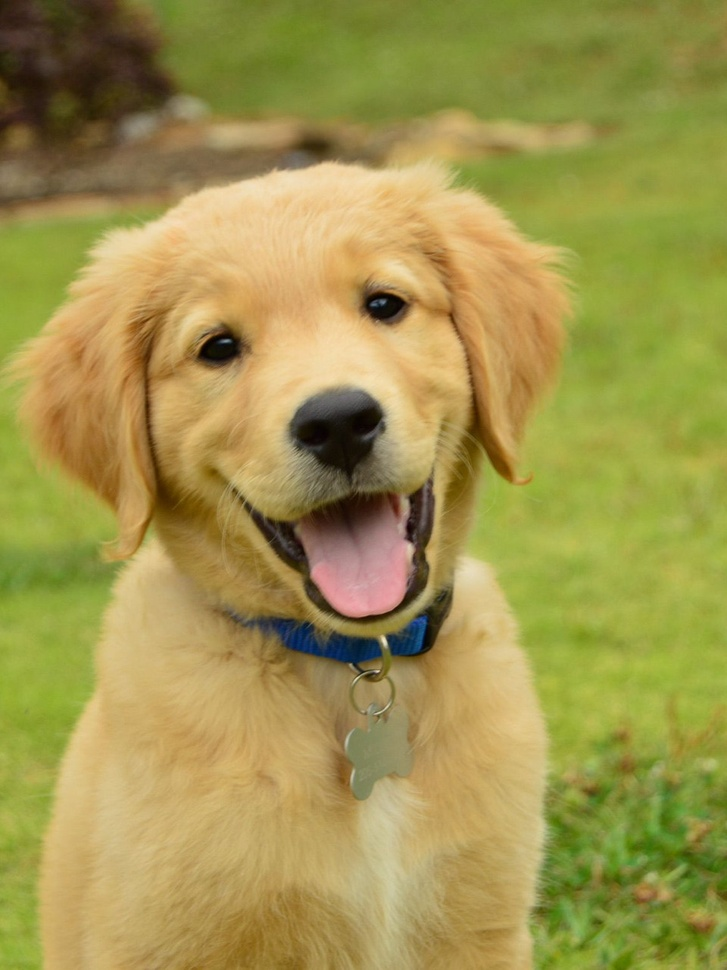
#> input picture lab9/dog.jpeg, 727 x 970 px, shrunk from 960 x 1281 before the run
$ jupyter execute lab9.ipynb
#> lines starting #> are read from the running program, lines starting #| are printed output that depends on the picture; after the words box and inside, x2 and y2 are one past the last pixel; in counts of white or black regions, pixels touching at a corner belong together
[cell 1]
from PIL import Image

[cell 2]
def power_law_transformation(image, gamma):
    # Apply power law transformation
    gamma_corrected = image.point(lambda x: x ** gamma)
    return gamma_corrected

def intensity_level_slicing(image, lower_threshold, upper_threshold):
    # Apply intensity level slicing
    thresholded = image.point(lambda x: x if lower_threshold <= x <= upper_threshold else 0)
    return thresholded

def bit_level_slicing(image, bit_plane):
    # Apply bit level slicing
    bit_sliced = image.point(lambda x: x & (1 << bit_plane))
    return bit_sliced

# Load the input image
image = Image.open('dog.jpeg').convert('L')
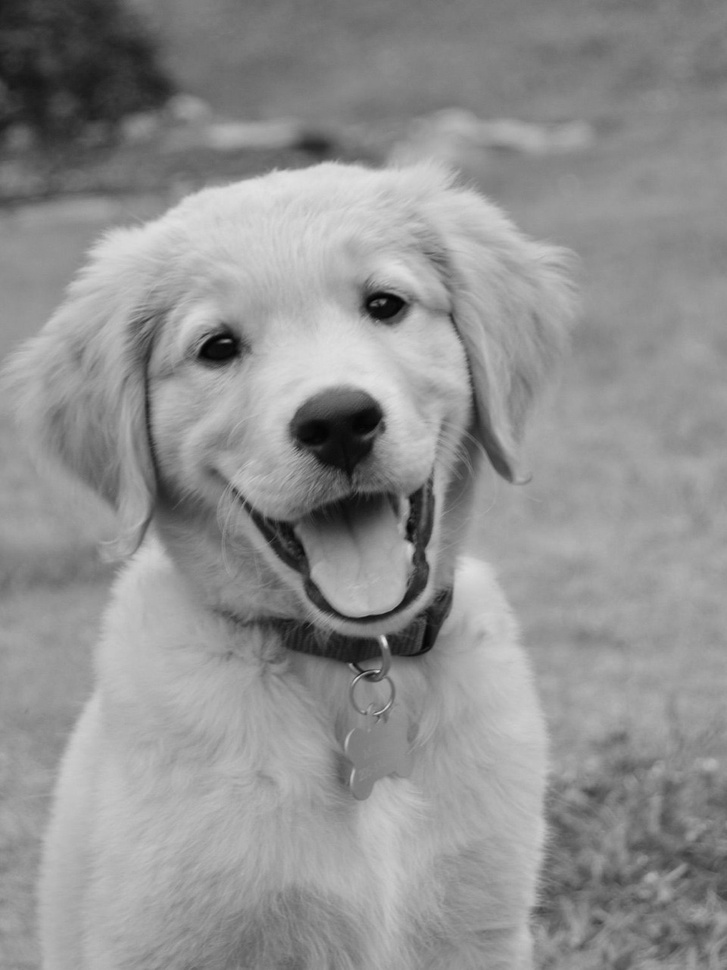
#> image: PIL image 727x970 L; min 1, max 230, mean 144.6

# Define parameters for transformations
gamma = 0.5
lower_threshold = 100
upper_threshold = 200
bit_plane = 4

# Apply power law transformation
gamma_corrected = power_law_transformation(image, gamma)
#> in power_law_transformation, `gamma_corrected = image.point(lambda x: x ** gamma)`:
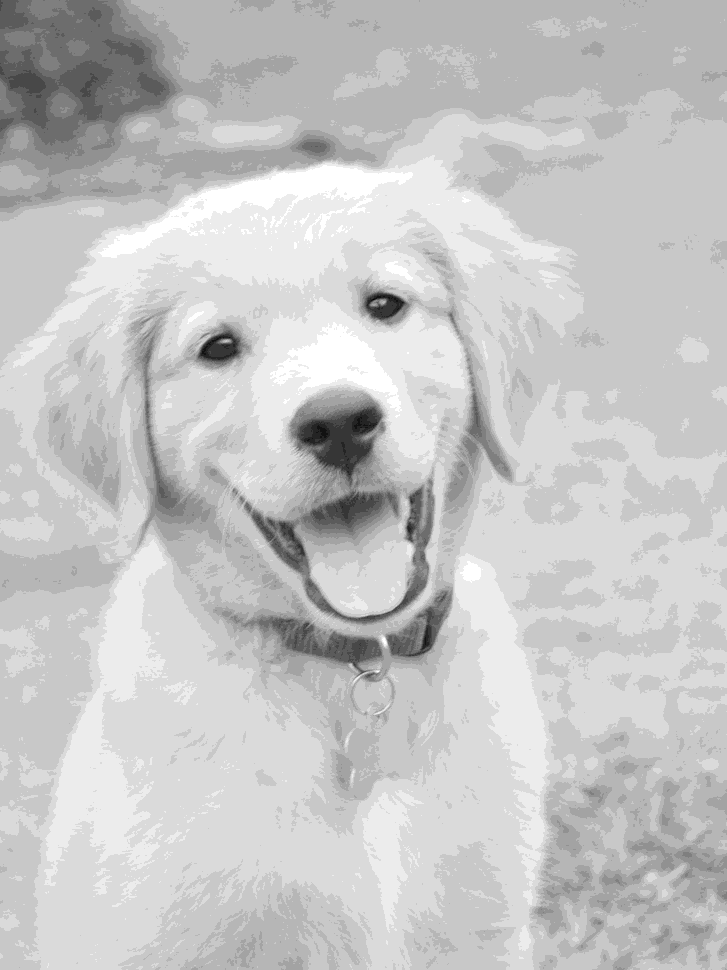
#> gamma_corrected: PIL image 727x970 L; min 1, max 15, mean 11.88; drawn with min black and max white

# Apply intensity level slicing
sliced_image = intensity_level_slicing(image, lower_threshold, upper_threshold)
#> in intensity_level_slicing, `thresholded = image.point(lambda x: x if lower_threshold <= x <= upper..`:
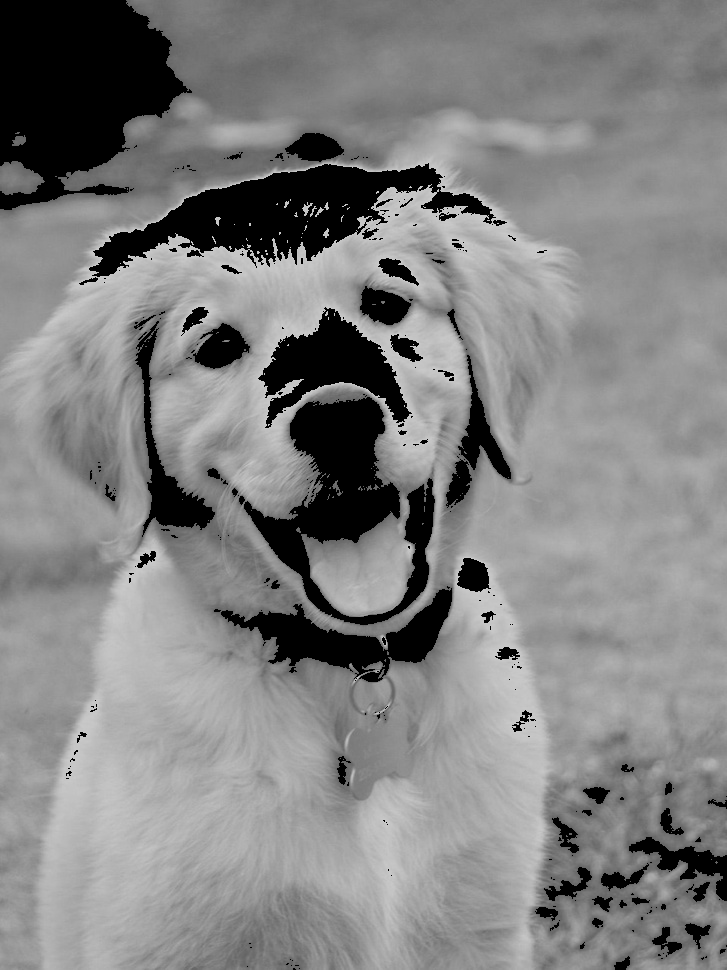
#> thresholded: PIL image 727x970 L; min 0, max 200, mean 129.9

# Apply bit level slicing
bit_sliced_image = bit_level_slicing(image, bit_plane)
#> in bit_level_slicing, `bit_sliced = image.point(lambda x: x & (1 << bit_plane))`:
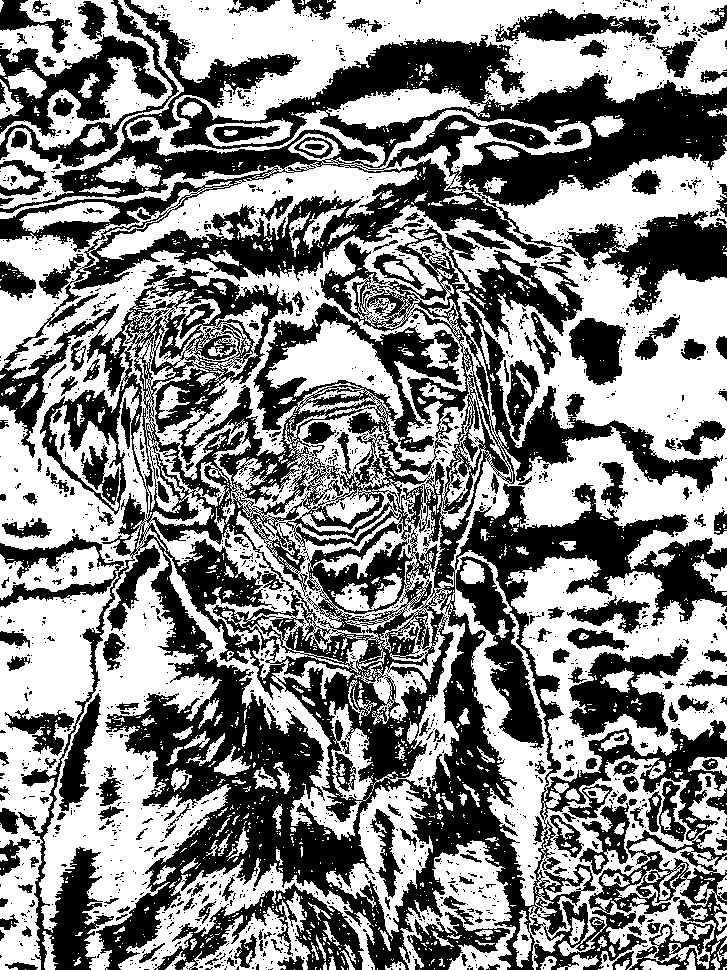
#> bit_sliced: PIL image 727x970 L; values 0 (black) and 16 (white), 52.9% white; 1885 black regions (1629 under 20 px), largest, box (x1, y1, x2, y2) and area: (0, 0, 727, 970) 239092, (564, 211, 727, 315) 7444, (0, 34, 168, 137) 6094

# Display the images
image.show(title='Original Image')
gamma_corrected.show(title='Power Law Transformation')
sliced_image.show(title='Intensity Level Slicing')
bit_sliced_image.show(title='Bit Level Slicing')
